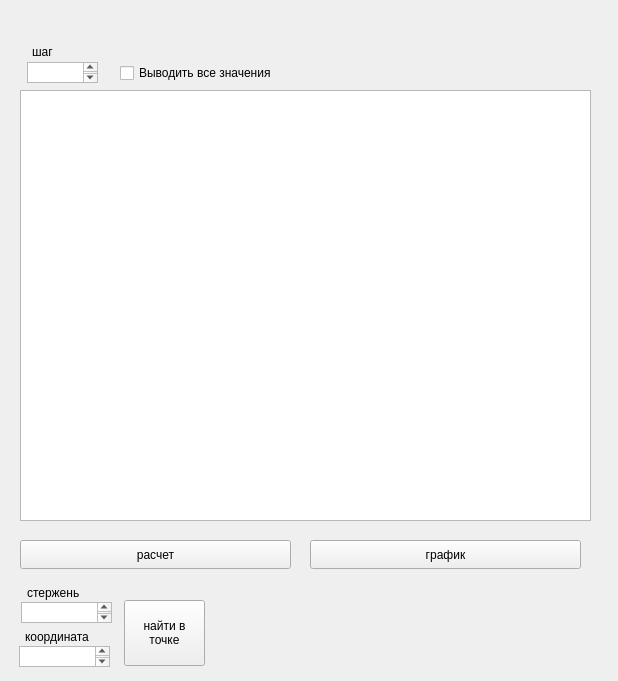
<?xml version="1.0" encoding="UTF-8"?>
<ui version="4.0">
 <class>cProcessorClass</class>
 <widget class="QWidget" name="cProcessorClass">
  <property name="geometry">
   <rect>
    <x>0</x>
    <y>0</y>
    <width>618</width>
    <height>681</height>
   </rect>
  </property>
  <property name="windowTitle">
   <string>cProcessor</string>
  </property>
  <widget class="QTextEdit" name="textEdit_p_1">
   <property name="geometry">
    <rect>
     <x>20</x>
     <y>90</y>
     <width>571</width>
     <height>431</height>
    </rect>
   </property>
   <property name="readOnly">
    <bool>true</bool>
   </property>
  </widget>
  <widget class="QPushButton" name="pushButton_p_1">
   <property name="geometry">
    <rect>
     <x>20</x>
     <y>540</y>
     <width>271</width>
     <height>29</height>
    </rect>
   </property>
   <property name="text">
    <string>расчет</string>
   </property>
  </widget>
  <widget class="QPushButton" name="pushButton_p_2">
   <property name="geometry">
    <rect>
     <x>310</x>
     <y>540</y>
     <width>271</width>
     <height>29</height>
    </rect>
   </property>
   <property name="text">
    <string>график</string>
   </property>
  </widget>
  <widget class="QTextEdit" name="textEdit_p_2">
   <property name="geometry">
    <rect>
     <x>27</x>
     <y>62</y>
     <width>71</width>
     <height>21</height>
    </rect>
   </property>
  </widget>
  <widget class="QTextEdit" name="textEdit_p_3">
   <property name="geometry">
    <rect>
     <x>21</x>
     <y>602</y>
     <width>91</width>
     <height>21</height>
    </rect>
   </property>
  </widget>
  <widget class="QLabel" name="label">
   <property name="geometry">
    <rect>
     <x>32</x>
     <y>42</y>
     <width>63</width>
     <height>20</height>
    </rect>
   </property>
   <property name="text">
    <string>шаг</string>
   </property>
  </widget>
  <widget class="QLabel" name="label_2">
   <property name="geometry">
    <rect>
     <x>27</x>
     <y>583</y>
     <width>71</width>
     <height>20</height>
    </rect>
   </property>
   <property name="text">
    <string>стержень</string>
   </property>
  </widget>
  <widget class="QLabel" name="label_3">
   <property name="geometry">
    <rect>
     <x>25</x>
     <y>627</y>
     <width>81</width>
     <height>20</height>
    </rect>
   </property>
   <property name="text">
    <string>координата</string>
   </property>
  </widget>
  <widget class="QTextEdit" name="textEdit_p_4">
   <property name="geometry">
    <rect>
     <x>19</x>
     <y>646</y>
     <width>91</width>
     <height>21</height>
    </rect>
   </property>
  </widget>
  <widget class="QPushButton" name="pushButton_p_3">
   <property name="geometry">
    <rect>
     <x>124</x>
     <y>600</y>
     <width>81</width>
     <height>66</height>
    </rect>
   </property>
   <property name="text">
    <string>найти в
точке</string>
   </property>
  </widget>
  <widget class="QCheckBox" name="checkBox_p1">
   <property name="geometry">
    <rect>
     <x>120</x>
     <y>60</y>
     <width>191</width>
     <height>26</height>
    </rect>
   </property>
   <property name="text">
    <string>Выводить все значения</string>
   </property>
  </widget>
 </widget>
 <layoutdefault spacing="6" margin="11"/>
 <resources/>
 <connections/>
</ui>
